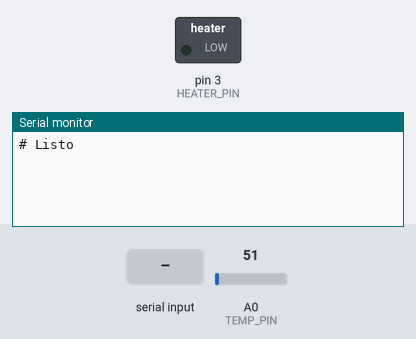
A sketch run on a simulated Arduino Uno, built with avr-gcc and run on an emulated ATmega328P. On the bench: switched loads named in the sketch (green lamp = pin HIGH), the last lines printed to the serial monitor. The test bench sets the inputs (shaded band); at power-on: A0 (TEMP_PIN) = 51.

Above: at 1.2 s.
1.3 s: "E\n" received over Serial
At 2.5 s:
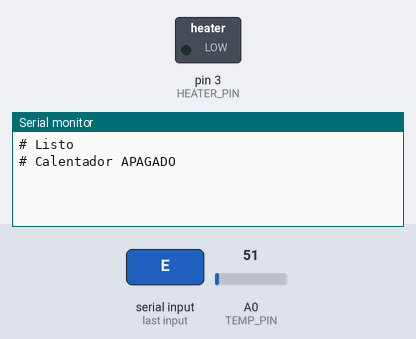
2.8 s: "X\n" received over Serial
At 3.8 s:
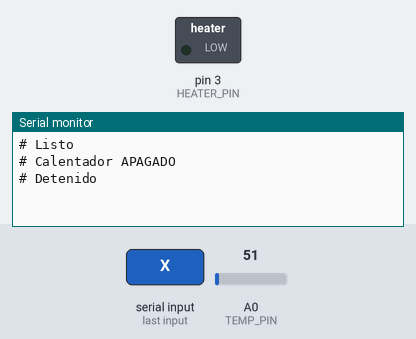
4.3 s: "90,45,200\n" received over Serial
At 5.0 s:
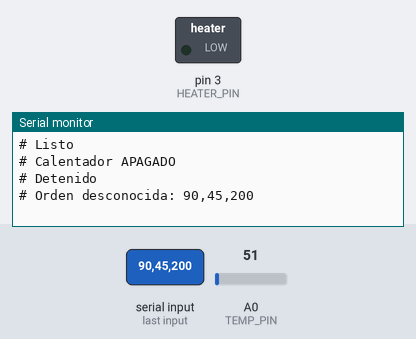

Measured:
- after the input at 1.3 s, the serial monitor: prints a new line at once (image 1)
- after the input at 2.8 s, the serial monitor: prints a new line at once (image 2)
- after the input at 4.3 s, the serial monitor: prints a new line at once (image 3)

The sketch:

PIArdController.ino
```cpp
// Parte 2: control PID de temperatura (lazo cerrado) con referencia ajustable.
// Todo en unidades crudas: medicion y referencia en cuentas del ADC (0..1023),
// salida en cuentas de PWM (0..255). No se convierte a °C.
//
// Termistor NTC 10k B3950. Cartucho 12V 40W alimentado con pila de 9V.
//
// Conexiones:
//   D3 -> 1k -> TIP121 base (pata 1)
//   TIP121 colector (pata 2) -> calentador -> +9V (pila)
//   TIP121 emisor   (pata 3) -> GND (comun con la pila -)
//   +5V -> termistor -> A0 -> R2 (1k) -> GND   (~120 cuentas a ~30 °C)
//   Con el termistor arriba del divisor, mas temperatura = mas cuentas de ADC.
//
// Protocolo serial (115200, una orden por linea):
//   L               empieza a enviar datos
//   R<adc>          referencia en cuentas de ADC   ej. R180
//   K<kp>,<ki>,<kd> ganancias del PID (PWM por cuenta de ADC)  ej. K9.4,0.157,0
//   A               modo automatico (lazo cerrado, PID)
//   M<pwm>          modo manual (lazo abierto), 0..255  ej. M100
//   E<0|1>          habilita el calentador. La salida real es PID AND habilitado:
//                   con E0 el pin queda en 0 sin importar lo que pida el control
//   X               deshabilita, apaga y deja de enviar
// Cada TS_MS envia: t_s,ref_adc,adc,pwm,modo,hab
//   pwm = lo que realmente sale por D3 (0 si esta deshabilitado)
//   modo 1 = PID, 0 = manual;  hab 1 = habilitado, 0 = apagado

const uint8_t HEATER_PIN = 3;      // D3: PWM por hardware (analogWrite 0..255)
const uint8_t TEMP_PIN   = A0;
const unsigned long TS_MS = 500;   // periodo de muestreo / control

float Kp = 9.4, Ki = 0.157, Kd = 0.0;  // PI por SIMC (tc=10 s); PWM/cuenta, PWM/(cuenta*s)
float ref = 180.0;                     // ~43 °C con NTC 10k B3950 y R2 = 1k
bool  modoAuto = true;
bool  habilitado = false;              // arranca apagado: hay que habilitar desde la GUI
float uMan = 0.0;

float u    = 0.0;   // salida que pide el control 0..255
float I    = 0.0;   // termino integral
float dF   = 0.0;   // derivada (filtrada) de la medicion
float yAnt = NAN;
float adc  = NAN;

bool registrando = false;
unsigned long tInicio, tSig;

char buf[40];
uint8_t nbuf = 0;


float leerAdc() {
  long s = 0;
  for (int i = 0; i < 16; i++) s += analogRead(TEMP_PIN);   // promedio para bajar ruido
  return s / 16.0;
}


// PID paralelo: u = Kp*e + Ki*integral(e) + Kd*d(-y)/dt
//  - derivada sobre la medicion (sin "patada" al cambiar la referencia)
//  - anti-windup: no se integra si la salida esta saturada y el error la empuja mas,
//    ni mientras el calentador este deshabilitado
void controlar(float y) {
  const float Ts = TS_MS / 1000.0;
  float e = ref - y;
  if (!isnan(yAnt)) dF += 0.3 * (-(y - yAnt) / Ts - dF);
  yAnt = y;
  if (!modoAuto) { u = uMan; return; }

  float v = Kp * e + I + Kd * dF;
  u = constrain(v, 0.0, 255.0);
  if (habilitado && !((v >= 255.0 && e > 0) || (v <= 0.0 && e < 0))) I += Ki * Ts * e;
  I = constrain(I, -255.0, 255.0);
}

// Transferencia sin salto: ajusta la integral para que la salida siga igual
// al pasar de manual a automatico o al cambiar ganancias.
void sinSalto() {
  if (isnan(adc)) return;
  I = constrain(u - Kp * (ref - adc) - Kd * dF, -255.0, 255.0);
}


uint8_t salida() {                 // lo que realmente sale: control AND habilitado
  return habilitado ? (uint8_t)(u + 0.5) : 0;
}

void aplicarSalida() {
  analogWrite(HEATER_PIN, salida());
}


void comando(char *c) {
  switch (c[0]) {
    case 'L':
      registrando = true;
      tInicio = millis();
      Serial.println(F("t_s,ref_adc,adc,pwm,modo,hab"));
      break;
    case 'R':
      ref = constrain(atof(c + 1), 0.0, 1023.0);
      Serial.print(F("# Referencia = ")); Serial.println(ref, 0);
      break;
    case 'K': {
      char *p = c + 1;
      Kp = atof(p);
      if ((p = strchr(p, ','))) { Ki = atof(++p);
        if ((p = strchr(p, ','))) Kd = atof(++p); }
      sinSalto();
      Serial.print(F("# Kp=")); Serial.print(Kp, 3);
      Serial.print(F(" Ki=")); Serial.print(Ki, 4);
      Serial.print(F(" Kd=")); Serial.println(Kd, 3);
      break;
    }
    case 'A':
      if (!modoAuto) { modoAuto = true; sinSalto(); }
      Serial.println(F("# Modo PID (lazo cerrado)"));
      break;
    case 'M':
      modoAuto = false;
      uMan = constrain(atof(c + 1), 0.0, 255.0);
      u = uMan;
      aplicarSalida();
      Serial.print(F("# Modo manual, PWM = ")); Serial.println(uMan, 0);
      break;
    case 'E':
      habilitado = atoi(c + 1) != 0;
      aplicarSalida();
      Serial.println(habilitado ? F("# Calentador HABILITADO") : F("# Calentador APAGADO"));
      break;
    case 'X':
      registrando = false;
      habilitado = false;
      modoAuto = false;
      uMan = u = 0.0;
      aplicarSalida();
      Serial.println(F("# Detenido"));
      break;
    default:
      Serial.print(F("# Orden desconocida: ")); Serial.println(c);
  }
}


void setup() {
  pinMode(HEATER_PIN, OUTPUT);
  digitalWrite(HEATER_PIN, LOW);
  Serial.begin(115200);
  tSig = millis();
  Serial.println(F("# Listo"));
}


void loop() {
  while (Serial.available()) {
    char ch = Serial.read();
    if (ch == '\n' || ch == '\r') {
      if (nbuf) { buf[nbuf] = 0; comando(buf); nbuf = 0; }
    } else if (nbuf < sizeof(buf) - 1) {
      buf[nbuf++] = ch;
    }
  }

  unsigned long ahora = millis();
  if ((long)(ahora - tSig) >= 0) {
    tSig += TS_MS;
    adc = leerAdc();
    controlar(adc);
    aplicarSalida();

    if (registrando) {
      Serial.print((ahora - tInicio) / 1000.0, 1); Serial.print(',');
      Serial.print(ref, 0);                        Serial.print(',');
      Serial.print(adc, 2);                        Serial.print(',');
      Serial.print(salida());                      Serial.print(',');
      Serial.print(modoAuto ? 1 : 0);              Serial.print(',');
      Serial.println(habilitado ? 1 : 0);
    }
  }
}
```
